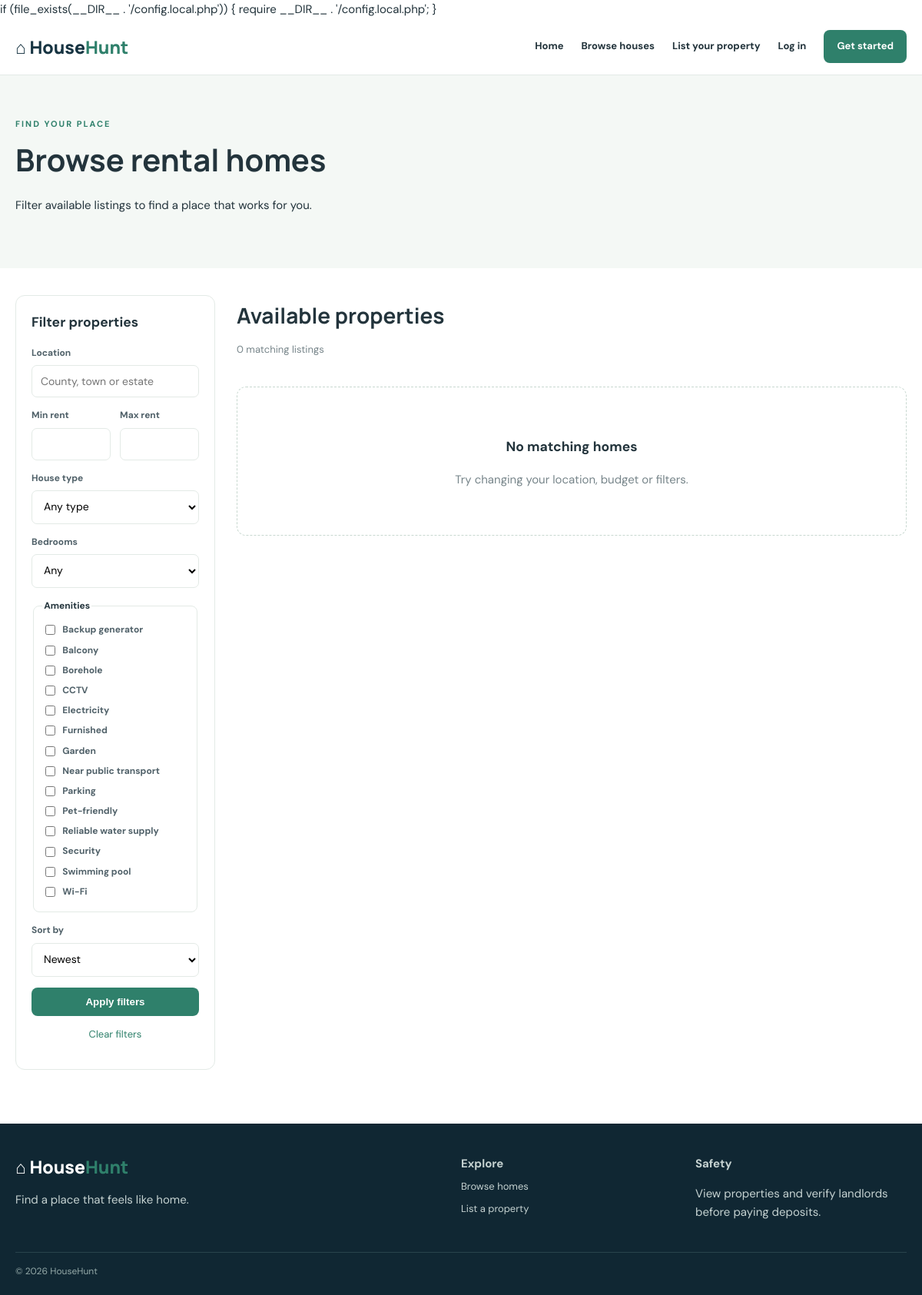
The page /index.php?page=browse on the database its author committed.
### tables this page shows
CREATE TABLE amenities(amenity_id INT UNSIGNED AUTO_INCREMENT PRIMARY KEY,amenity_name VARCHAR(80) UNIQUE NOT NULL);

### index.php (the view, shortened to what this page needs)
<?php
require 'config.php';
$page=$_GET['page']??'home';
 $list=$db->query("SELECT * FROM properties WHERE availability_status='Available' ORDER BY created_at DESC LIMIT 6")->fetchAll();header_html('Find your next home');?>
 <?php footer_html();exit;
if($page==='browse'){
 $where=["p.availability_status='Available'"];$params=[];$loc=trim($_GET['location']??'');$type=$_GET['type']??'';$min=$_GET['min']??'';$max=$_GET['max']??'';$bed=$_GET['beds']??'';
 $amen=$db->query('SELECT * FROM amenities ORDER BY amenity_name')->fetchAll();$chosen=array_map('intval',$_GET['amenities']??[]);foreach($chosen as $a){$where[]='EXISTS(SELECT 1 FROM property_amenities pa WHERE pa.property_id=p.property_id AND pa.amenity_id=?)';$params[]=$a;}
 $sort=$_GET['sort']??'new';$order=$sort==='low'?'p.monthly_rent ASC':($sort==='high'?'p.monthly_rent DESC':'p.created_at DESC');$s=$db->prepare('SELECT p.* FROM properties p WHERE '.implode(' AND ',$where)." ORDER BY $order");$s->execute($params);$list=$s->fetchAll();
 header_html('Browse homes');?>
 <section class="subhero"><div class="wrap"><span class="eyebrow">FIND YOUR PLACE</span><h1>Browse rental homes</h1><p>Filter available listings to find a place that works for you.</p></div></section><section class="wrap browse"><aside class="filters"><h3>Filter properties</h3><form method="get"><input type="hidden" name="page" value="browse"><label>Location<input name="location" value="<?=h($loc)?>" placeholder="County, town or estate"></label><div class="two"><label>Min rent<input type="number" name="min" value="<?=h($min)?>"></label><label>Max rent<input type="number" name="max" value="<?=h($max)?>"></label></div><label>House type<select name="type"><option value="">Any type</option><?php foreach($types as $t):?><option <?=($type===$t?'selected':'')?>><?=h($t)?></option><?php endforeach?></select></label><label>Bedrooms<select name="beds"><option value="">Any</option><?php for($i=1;$i<=5;$i++):?><option value="<?=$i?>" <?=($bed==="$i"?'selected':'')?>><?=$i?>+</option><?php endfor?></select></label><fieldset><legend>Amenities</legend><?php foreach($amen as $a):?><label class="check"><input type="checkbox" name="amenities[]" value="<?=$a['amenity_id']?>" <?=in_array((int)$a['amenity_id'],$chosen,true)?'checked':''?>> <?=h($a['amenity_name'])?></label><?php endforeach?></fieldset><label>Sort by<select name="sort"><option value="new">Newest</option><option value="low" <?=$sort==='low'?'selected':''?>>Lowest price</option><option value="high" <?=$sort==='high'?'selected':''?>>Highest price</option></select></label><button class="btn full">Apply filters</button><a class="reset" href="index.php?page=browse">Clear filters</a></form></aside><div><div class="heading"><div><h2>Available properties</h2><p class="muted"><?=count($list)?> matching listings</p></div></div><?php if($list):?><div class="grid two-grid"><?php foreach($list as $p)card($db,$p);?></div><?php else:?><div class="empty"><h3>No matching homes</h3><p>Try changing your location, budget or filters.</p></div><?php endif?></div></section>
 <?php footer_html();exit;
}
 header_html($p['property_title']);?>

### style.css (style rules this page uses)
:root { --navy:#173442;--green:#2f806b;--ink:#23343c;--muted:#77858a;--line:#e3eae6;--soft:#f4f8f5 }
* { box-sizing:border-box }
body { margin:0;font:15px 'DM Sans',sans-serif;color:var(--ink);line-height:1.6 }
a { color:inherit;text-decoration:none }
.wrap { width:min(1160px,calc(100% - 36px));margin:auto }
.cta,.btn { background:var(--green);color:#fff;padding:11px 17px;border-radius:8px;border:0;font-weight:700;display:inline-block;cursor:pointer }
.eyebrow { font-size:11px;letter-spacing:2px;font-weight:700;color:var(--green) }
.search label,.formbox label,.filters label,.contact label { font-size:12px;font-weight:700;color:#506169;display:flex;flex-direction:column;gap:6px }
.search input,.search select,.formbox input,.formbox select,.formbox textarea,.filters input,.filters select,.contact textarea { padding:11px;border:1px solid var(--line);border-radius:7px;width:100%;font:14px 'DM Sans';background:#fff }
.heading { display:flex;justify-content:space-between;align-items:center;margin-bottom:24px }
.heading h1,.heading h2,h1,h2 { font-family:Manrope }
.heading h2 { margin:4px 0;font-size:28px }
.muted { color:var(--muted);font-size:13px }
.soft,.subhero { background:var(--soft);padding:55px 0 }
.subhero h1 { font-size:40px;margin:5px 0 }
.browse { display:grid;grid-template-columns:260px 1fr;gap:28px;padding-top:35px;padding-bottom:70px }
.filters,.contact,.formbox { border:1px solid var(--line);border-radius:12px;padding:20px;align-self:start }
.filters { position:sticky;top:15px }
.filters form,.formbox { display:flex;flex-direction:column;gap:14px }
.filters h3 { margin-top:0 }
.filters fieldset,.formbox fieldset { border:1px solid var(--line);border-radius:8px }
.filters legend,.formbox legend { font-weight:700;font-size:12px }
.check { display:flex!important;flex-direction:row!important;align-items:center;margin:7px 0 }
.check input { width:auto }
.two { display:grid;grid-template-columns:1fr 1fr;gap:12px }
.full { width:100%;text-align:center }
.reset { font-size:13px;text-align:center;color:var(--green) }
.empty { text-align:center;border:1px dashed #c8d8d0;padding:45px 20px;border-radius:12px }
.empty p { color:var(--muted) }

### rows shown on the page
amenities: amenity_name "Backup generator"
amenities: amenity_name "Balcony"
amenities: amenity_name "Borehole"
amenities: amenity_name "CCTV"
amenities: amenity_name "Electricity"
amenities: amenity_name "Furnished"
amenities: amenity_name "Garden"
amenities: amenity_name "Near public transport"
amenities: amenity_name "Parking"
amenities: amenity_name "Pet-friendly"
amenities: amenity_name "Reliable water supply"
amenities: amenity_name "Security"
amenities: amenity_name "Swimming pool"
amenities: amenity_name "Wi-Fi"

### other values the page prints
count($list) "0"
